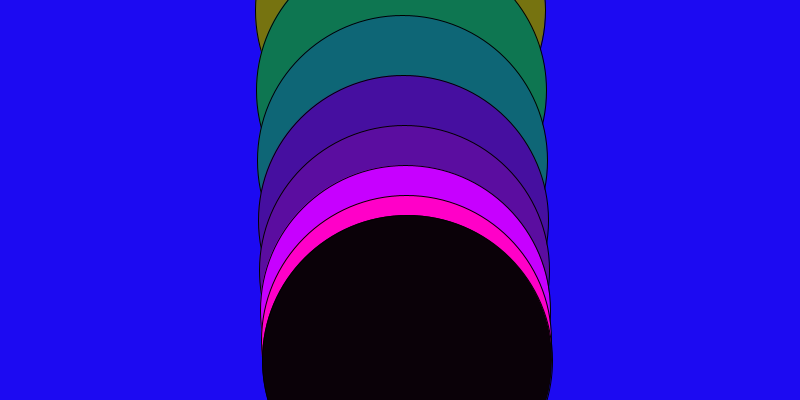
Frame 1 (no input)
Frame 60 (the mouse pressed at the canvas centre just before this capture): identical to frame 1, image omitted
Frame 120 (the mouse held since frame 60 and released just before this capture): identical to frame 1, image omitted

The Processing sketch that drew this single still picture (run headless with seeded random() and noise(); from frame 60 on, the mouse is pressed at the canvas centre):

// Processing sketch: processing_13862
// ── processing_13862.pde

int[]x= new int[8];
int[]y= { 
  10,90,160,220,270,310,340,360
};
color[] tone=new color[8];


int diameter;
void setup(){
  x[0]=0;
  x[1]=0;
  x[2]=0;
  x[3]=0;
  x[4]=0;
  x[5]=0;
  x[6]=0;
  x[7]=0;
  diameter=290;
  size (800,400);
  tone[0]=color(118,115,16);
  tone[1]=color(14,118,81);
  tone[2]=color(14,102,118);
  tone[3]=color(70,15,160);
  tone[4]=color(91,13,160);
  tone[5]=color(199,0,255);
  tone[6]=color(255,0,200);
  tone[7]=color(10,1,8);
}


void draw (){
  background(28,10,242);



  for(int i = 0; i<8; i++){
    x[i]=400+i;
    fill(tone [i]);
    ellipse(x[i],y[i],diameter,diameter);


  }
}
